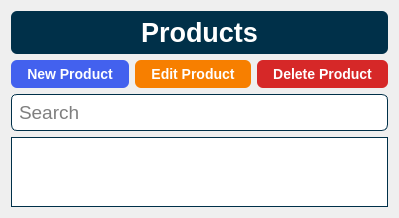
      <widget class="QWidget" name="pageProducts">
       <layout class="QGridLayout" name="gridLayout">
        <item row="2" column="0" colspan="3">
         <widget class="QLineEdit" name="txtProductSearch">
          <property name="focusPolicy">
           <enum>Qt::ClickFocus</enum>
          </property>
          <property name="styleSheet">
           <string notr="true">border: 1px solid #003049;
border-radius: 6px;
font-family: &quot;Helvetica&quot;;
font-size: 14pt;
padding: 5px;</string>
          </property>
          <property name="placeholderText">
           <string>Search</string>
          </property>
         </widget>
        </item>
        <item row="1" column="2">
         <widget class="QPushButton" name="btnDeleteProduct">
          <property name="focusPolicy">
           <enum>Qt::NoFocus</enum>
          </property>
          <property name="styleSheet">
           <string notr="true">background-color: #d62828;
border: 1px solid rgba(27, 31, 35, .15);
border-radius: 6px;
color: #fff;
font-family: &quot;Helvetica&quot;;
font-size: 14px;
font-weight: 600;
line-height: 20px;
padding: 6px 16px;
position: relative;
text-align: center;
text-decoration: none;
vertical-align: middle;
white-space: nowrap;</string>
          </property>
          <property name="text">
           <string>Delete Product</string>
          </property>
         </widget>
        </item>
        <item row="1" column="1">
         <widget class="QPushButton" name="btnEditProduct">
          <property name="focusPolicy">
           <enum>Qt::NoFocus</enum>
          </property>
          <property name="styleSheet">
           <string notr="true">background-color: #f77f00;
border: 1px solid rgba(27, 31, 35, .15);
border-radius: 6px;
color: #fff;
font-family: &quot;Helvetica&quot;;
font-size: 14px;
font-weight: 600;
line-height: 20px;
padding: 6px 16px;
position: relative;
text-align: center;
text-decoration: none;
vertical-align: middle;
white-space: nowrap;</string>
          </property>
          <property name="text">
           <string>Edit Product</string>
          </property>
         </widget>
        </item>
        <item row="3" column="0" colspan="3">
         <widget class="QTableWidget" name="tblProducts">
          <property name="focusPolicy">
           <enum>Qt::NoFocus</enum>
          </property>
          <property name="styleSheet">
           <string notr="true">border: 1px solid #003049;
font-family: &quot;Helvetica&quot;;
font-size: 10pt;</string>
          </property>
          <property name="sizeAdjustPolicy">
           <enum>QAbstractScrollArea::AdjustToContents</enum>
          </property>
          <property name="editTriggers">
           <set>QAbstractItemView::NoEditTriggers</set>
          </property>
          <property name="selectionMode">
           <enum>QAbstractItemView::SingleSelection</enum>
          </property>
          <property name="selectionBehavior">
           <enum>QAbstractItemView::SelectRows</enum>
          </property>
          <property name="sortingEnabled">
           <bool>true</bool>
          </property>
          <property name="columnCount">
           <number>0</number>
          </property>
          <attribute name="horizontalHeaderStretchLastSection">
           <bool>true</bool>
          </attribute>
          <attribute name="verticalHeaderVisible">
           <bool>false</bool>
          </attribute>
          <attribute name="verticalHeaderStretchLastSection">
           <bool>false</bool>
          </attribute>
         </widget>
        </item>
        <item row="1" column="0">
         <widget class="QPushButton" name="btnNewProduct">
          <property name="focusPolicy">
           <enum>Qt::NoFocus</enum>
          </property>
          <property name="styleSheet">
           <string notr="true">background-color: #4361ee;
border: 1px solid rgba(27, 31, 35, .15);
border-radius: 6px;
color: #fff;
font-family: &quot;Helvetica&quot;;
font-size: 14px;
font-weight: 600;
line-height: 20px;
padding: 6px 16px;
position: relative;
text-align: center;
text-decoration: none;
vertical-align: middle;
white-space: nowrap;</string>
          </property>
          <property name="text">
           <string>New Product</string>
          </property>
         </widget>
        </item>
        <item row="0" column="0" colspan="3">
         <widget class="QLabel" name="lblProducts_Header">
          <property name="styleSheet">
           <string notr="true">border: 1px solid rgba(27, 31, 35, .15);
border-radius: 6px;
background-color: #003049;
color: #ffffff;
font-size: 20pt;
font-family: &quot;Helvetica&quot;;
font-style: normal;
font-weight: 700;
padding: 6px;</string>
          </property>
          <property name="text">
           <string>Products</string>
          </property>
          <property name="alignment">
           <set>Qt::AlignCenter</set>
          </property>
         </widget>
        </item>
       </layout>
       <zorder>tblProducts</zorder>
       <zorder>btnNewProduct</zorder>
       <zorder>btnEditProduct</zorder>
       <zorder>btnDeleteProduct</zorder>
       <zorder>txtProductSearch</zorder>
       <zorder>lblProducts_Header</zorder>
      </widget>
